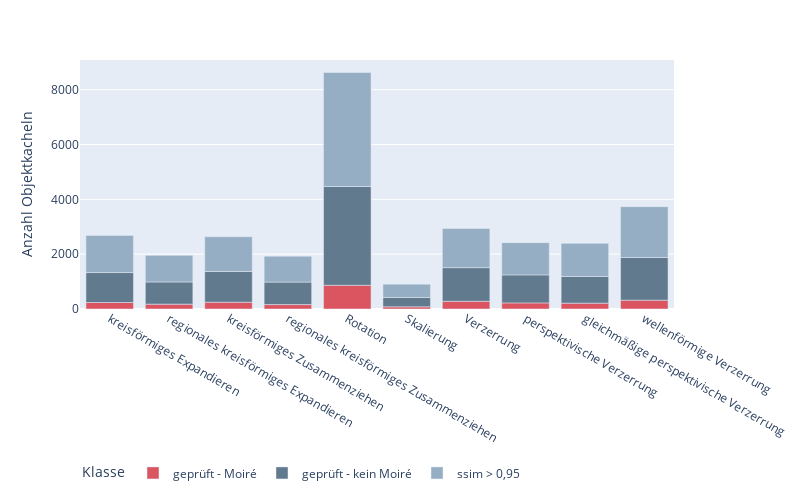

Notebook source saved alongside this figure:
### Code cell
fig = px.bar(
    feature_probability.loc[
        :,
        ['checked_moire','checked_no_moire','ssim_no_moire']
    ].rename(
        columns={
            "checked_moire" : "geprüft - Moiré",
            "checked_no_moire" : "geprüft - kein Moiré",
            "ssim_no_moire" : 'ssim > 0,95'
        }
    ),
    width=800,
    height=500,
    labels={
        'value' : 'Anzahl Objektkacheln',
        'feature' : '',
        'index' : '',
        'variable' : 'Klasse'
    },
    color_discrete_map=COLOR_MAP
)
fig.update_layout(legend={
    'orientation':'h',
    'y' : -0.6,
})
#fig.update_xaxes(tickangle=90)
fig.write_image( attachment_dir / 'grouped_by_features.jpg' )
fig.write_image( attachment_dir / 'grouped_by_features.pdf' )

fig

### Figure 1 — Plotly figure (JSON) as saved in the notebook; plotly's stock layout.template omitted (floating-point values rounded to 4 significant figures)
{"data": [{"alignmentgroup": "True", "hovertemplate": "Klasse=geprüft - Moiré<br>=%{x}<br>Anzahl Objektkacheln=%{y}<extra></extra>", "legendgroup": "geprüft - Moiré", "marker": {"color": "#db5561", "pattern": {"shape": ""}}, "name": "geprüft - Moiré", "offsetgroup": "geprüft - Moiré", "orientation": "v", "showlegend": true, "textposition": "auto", "type": "bar", "x": ["kreisförmiges Expandieren", "regionales kreisförmiges Expandieren", "kreisförmiges Zusammenziehen", "regionales kreisförmiges Zusammenziehen", "Rotation", "Skalierung", "Verzerrung", "perspektivische Verzerrung ", "gleichmäßige perspektivische Verzerrung", "wellenförmige Verzerrung"], "xaxis": "x", "y": [237, 176, 247, 161, 865, 79, 281, 223, 213, 322], "yaxis": "y"}, {"alignmentgroup": "True", "hovertemplate": "Klasse=geprüft - kein Moiré<br>=%{x}<br>Anzahl Objektkacheln=%{y}<extra></extra>", "legendgroup": "geprüft - kein Moiré", "marker": {"color": "#627a8e", "pattern": {"shape": ""}}, "name": "geprüft - kein Moiré", "offsetgroup": "geprüft - kein Moiré", "orientation": "v", "showlegend": true, "textposition": "auto", "type": "bar", "x": ["kreisförmiges Expandieren", "regionales kreisförmiges Expandieren", "kreisförmiges Zusammenziehen", "regionales kreisförmiges Zusammenziehen", "Rotation", "Skalierung", "Verzerrung", "perspektivische Verzerrung ", "gleichmäßige perspektivische Verzerrung", "wellenförmige Verzerrung"], "xaxis": "x", "y": [1092, 811, 1123, 820, 3603, 341, 1228, 1021, 973, 1557], "yaxis": "y"}, {"alignmentgroup": "True", "hovertemplate": "Klasse=ssim > 0,95<br>=%{x}<br>Anzahl Objektkacheln=%{y}<extra></extra>", "legendgroup": "ssim > 0,95", "marker": {"color": "#96aec3", "pattern": {"shape": ""}}, "name": "ssim > 0,95", "offsetgroup": "ssim > 0,95", "orientation": "v", "showlegend": true, "textposition": "auto", "type": "bar", "x": ["kreisförmiges Expandieren", "regionales kreisförmiges Expandieren", "kreisförmiges Zusammenziehen", "regionales kreisförmiges Zusammenziehen", "Rotation", "Skalierung", "Verzerrung", "perspektivische Verzerrung ", "gleichmäßige perspektivische Verzerrung", "wellenförmige Verzerrung"], "xaxis": "x", "y": [1356, 969, 1267, 945, 4160, 487, 1428, 1176, 1209, 1854], "yaxis": "y"}], "layout": {"barmode": "relative", "height": 500, "legend": {"orientation": "h", "title": {"text": "Klasse"}, "tracegroupgap": 0, "x": 0, "y": -0.6}, "margin": {"t": 60}, "width": 800, "xaxis": {"anchor": "y", "autorange": true, "domain": [0, 1], "range": [-0.5, 9.5], "title": {"text": ""}, "type": "category"}, "yaxis": {"anchor": "x", "autorange": true, "domain": [0, 1], "range": [0, 9082.0], "title": {"text": "Anzahl Objektkacheln"}, "type": "linear"}}}
